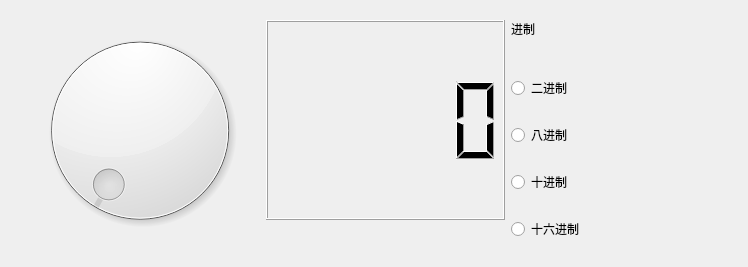
<?xml version="1.0" encoding="UTF-8"?>
<ui version="4.0">
 <class>ExQdialQLCD</class>
 <widget class="QWidget" name="ExQdialQLCD">
  <property name="geometry">
   <rect>
    <x>0</x>
    <y>0</y>
    <width>748</width>
    <height>267</height>
   </rect>
  </property>
  <property name="windowTitle">
   <string>ExQdialQLCD</string>
  </property>
  <widget class="QWidget" name="widget" native="true">
   <property name="geometry">
    <rect>
     <x>20</x>
     <y>20</y>
     <width>731</width>
     <height>221</height>
    </rect>
   </property>
   <layout class="QGridLayout" name="gridLayout">
    <item row="1" column="2">
     <spacer name="verticalSpacer">
      <property name="orientation">
       <enum>Qt::Vertical</enum>
      </property>
      <property name="sizeHint" stdset="0">
       <size>
        <width>20</width>
        <height>40</height>
       </size>
      </property>
     </spacer>
    </item>
    <item row="5" column="2">
     <spacer name="verticalSpacer_3">
      <property name="orientation">
       <enum>Qt::Vertical</enum>
      </property>
      <property name="sizeHint" stdset="0">
       <size>
        <width>20</width>
        <height>40</height>
       </size>
      </property>
     </spacer>
    </item>
    <item row="6" column="2">
     <widget class="QRadioButton" name="radioBtn10">
      <property name="text">
       <string>十进制</string>
      </property>
     </widget>
    </item>
    <item row="8" column="2">
     <widget class="QRadioButton" name="radioBtn16">
      <property name="text">
       <string>十六进制</string>
      </property>
     </widget>
    </item>
    <item row="0" column="0" rowspan="9">
     <widget class="QDial" name="dial">
      <property name="minimumSize">
       <size>
        <width>200</width>
        <height>200</height>
       </size>
      </property>
      <property name="maximumSize">
       <size>
        <width>400</width>
        <height>400</height>
       </size>
      </property>
     </widget>
    </item>
    <item row="4" column="2">
     <widget class="QRadioButton" name="radioBtn8">
      <property name="text">
       <string>八进制</string>
      </property>
     </widget>
    </item>
    <item row="3" column="2">
     <spacer name="verticalSpacer_2">
      <property name="orientation">
       <enum>Qt::Vertical</enum>
      </property>
      <property name="sizeHint" stdset="0">
       <size>
        <width>20</width>
        <height>40</height>
       </size>
      </property>
     </spacer>
    </item>
    <item row="7" column="2">
     <spacer name="verticalSpacer_4">
      <property name="orientation">
       <enum>Qt::Vertical</enum>
      </property>
      <property name="sizeHint" stdset="0">
       <size>
        <width>20</width>
        <height>40</height>
       </size>
      </property>
     </spacer>
    </item>
    <item row="0" column="2">
     <widget class="QLabel" name="label">
      <property name="text">
       <string>进制</string>
      </property>
     </widget>
    </item>
    <item row="2" column="2">
     <widget class="QRadioButton" name="radioBtn2">
      <property name="text">
       <string>二进制</string>
      </property>
     </widget>
    </item>
    <item row="0" column="1" rowspan="2">
     <widget class="QLCDNumber" name="lcdNumber">
      <property name="minimumSize">
       <size>
        <width>0</width>
        <height>200</height>
       </size>
      </property>
     </widget>
    </item>
   </layout>
  </widget>
 </widget>
 <resources/>
 <connections/>
</ui>
